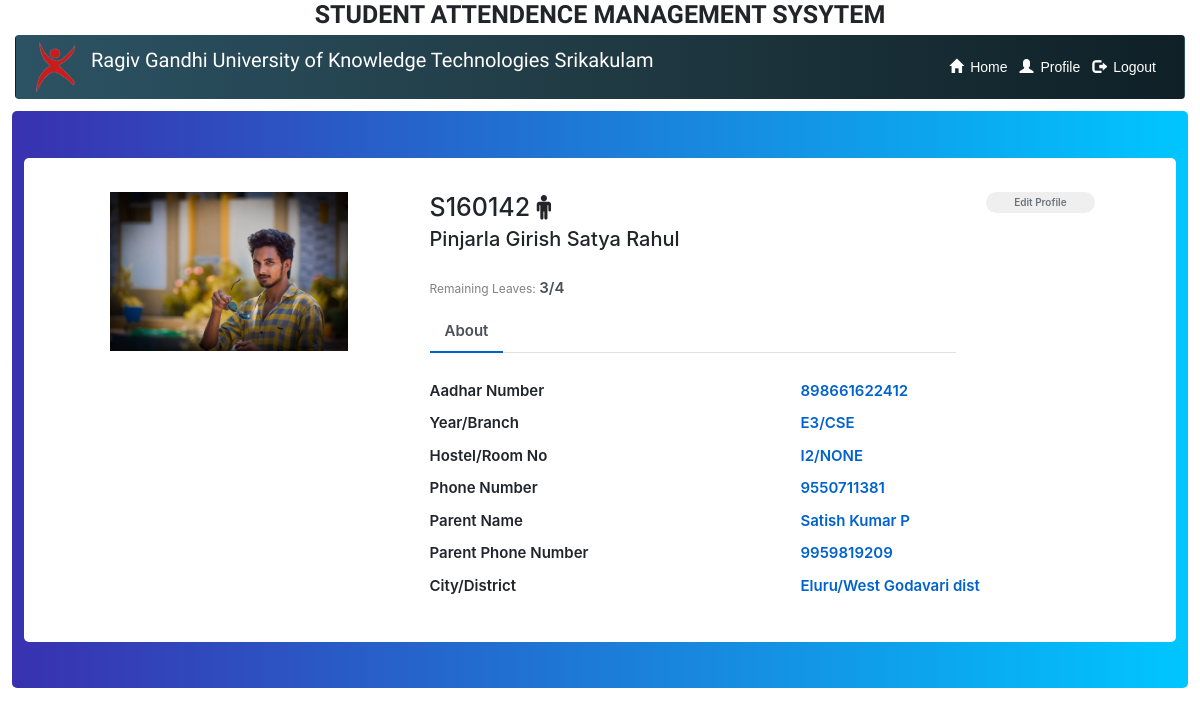
The app's page /olms/profile (signed in), older data.
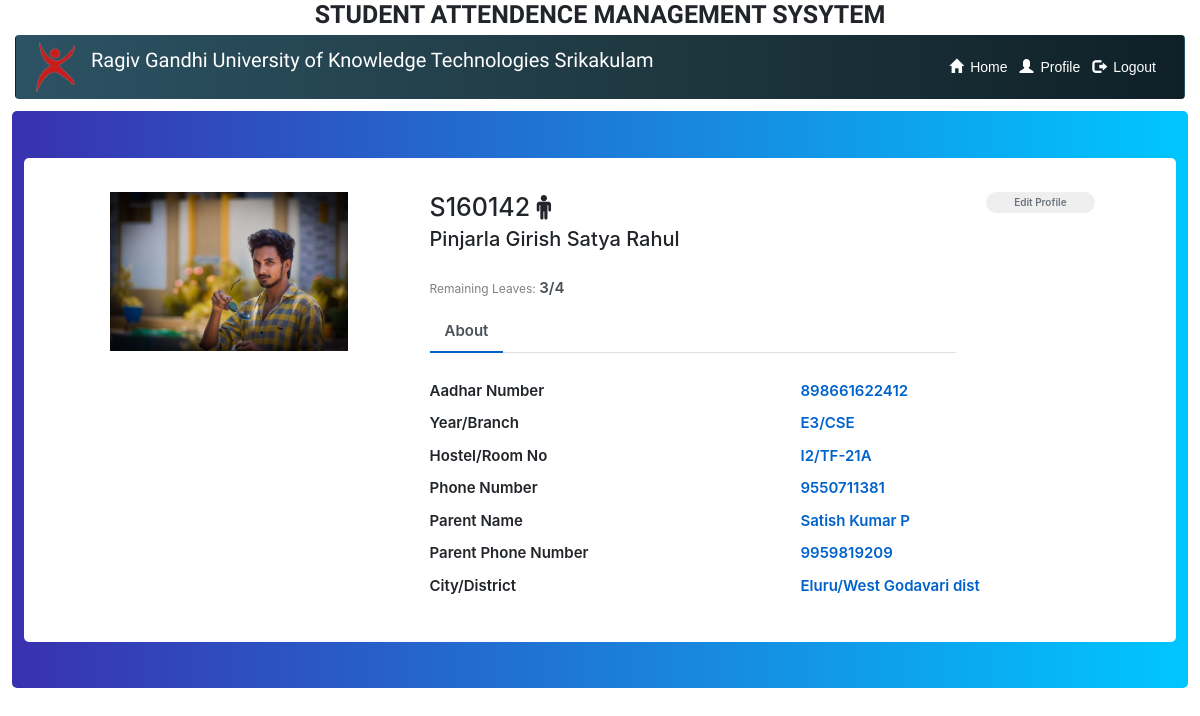
The same page, newer data.
### olms/models.py (models this page shows)
class UserProfile(models.Model):
    user = models.OneToOneField(
        User, unique=True, related_name='profile', on_delete=models.CASCADE)
    id = models.CharField(max_length=7, primary_key=True)
    usertypes = [('student', 'Student'), ('admin', 'Admin'), ('care_taker', 'CareTaker'),
                 ('security', 'Security')]
    usertype = models.CharField(
        max_length=10, choices=usertypes, default='student')
    branches = [('puc', 'PUC'), ('cse', 'CSE'), ('mech', 'MECH'),
                ('chem', 'CHEM'), ('ece', 'ECE'), ('mme', 'MME'), ('civil', 'CIVIL')]
    branch = models.CharField(max_length=5, choices=branches, default='puc')
    years = [('p1', 'P1'), ('p2', 'P2'), ('e1', 'E1'),
             ('e2', 'E2'), ('e3', 'E3'), ('e4', 'E4')]
    year = models.CharField(max_length=2, choices=years, default='p1')
    gender = models.CharField(choices=[(
        'male', 'Male'), ('female', 'Female'), ('other', 'Other')], max_length=6, default='male')
    hostels = [('i1', 'I1'), ('i2', 'I2'), ('i3', 'I3'),
               ('k1', 'K1'), ('k2', 'K2'), ('k3', 'K3'), ('k4', 'K4')]
    hostel = models.CharField(max_length=2, choices=hostels, default='i2')
    room_no = models.CharField(
        max_length=7, blank=True, null=True, default=None)
    classs = models.CharField(max_length=3, blank=True, null=True, default=None)
    in_campus = models.BooleanField(default=True)

### olms/views.py (the view)
# urls.py: path('profile', views.profile, name='profile'),
def profile(res):
    if usertype(res) != 'student':
        return redirect("home")
    pi = Personal_info.objects.get(userprofile=res.user.profile)
    return render(res, 'profilepage.html', {'pi': pi, 'user': res.user.profile})

### olms/views.py (called while the page is built, shortened)
def resetCount():
    counts = Counts.objects.all()
    month = datetime.now().month
    if counts[0].month == counts.reverse()[0].month == month:
        return
    print('resetting counts')
    for c in counts:
        if c.month != month:
            c.leaves_this_month = 0
            c.outings_this_month = 0
            c.save()

def expireObjects():
    print('in expireobjects ')
    global date
    print(date)
    if date:
        if date == datetime.now().date():
            print('Done')
    threading.Thread(target=resetCount).start()

def usertype(response):
    print('schedule')
    threading.Thread(target=expireObjects).start()
    if not isinstance(response.user, User) or response.user.is_superuser:
        print('*'*60)
        return redirect('logout')
    if response.user.profile.usertype == 'admin':
        return 'admin'
    elif response.user.profile.usertype == 'security':
        return 'security'
    elif response.user.profile.usertype == 'care_taker':
        return 'care_taker'
    return 'student'

### olms/templates/profilepage.html (shortened to what the changed rows need)
{% extends 'base.html' %}
{% load static %}
{% block content %}
<link href="//maxcdn.bootstrapcdn.com/bootstrap/4.1.1/css/bootstrap.min.css" rel="stylesheet" id="bootstrap-css">
<div class="containerr">
<div class=" emp-profile">
            <form method="post">
                <div class="row">
                    <div class="col-md-6">
                        <div class="profile-head">
                                    <h1>
                                        {{user.id|capfirst}}
                                        {% if user.gender == 'male' %}
                                        <i class="fa fa-male"></i>
                                        {% else %}
                                        <i class="fa fa-female"></i>
                                        {% endif %}
                                    </h1>
                                    <h2>
                                        {{pi.full_name|capfirst}}
                                    </h2>
                                    <p class="proile-rating">Remaining Leaves: <span>3/4</span></p>
                            <ul class="nav nav-tabs" id="myTab" role="tablist">
                                <li class="nav-item">
                                </li>
                            </ul>
                        </div>
                    </div>
                </div>
                <div class="row">
                    <div class="col-md-8">
                        <div class="tab-content profile-tab" id="myTabContent">
                            <div class="tab-pane show active" id="home" role="tabpanel" aria-labelledby="home-tab">
                                        <div class="row">
                                            <div class="col-md-6">
                                                <p>{{user.year|upper}}/{{user.branch|upper}}</p>
                                            </div>
                                        </div>
                                        <div class="row">
                                            <div class="col-md-6">
                                                <p>{{user.hostel|upper}}/{{user.room_no|upper}}</p>
                                            </div>
                                        </div>
                            </div>
                        </div>
                    </div>
                </div>
            </form>
        </div>
    </div>
{% endblock content %}

Row changes from the older to the newer data that the page shows:
changed UserProfile "CSE": room_no "NONE" → "TF-21A"
